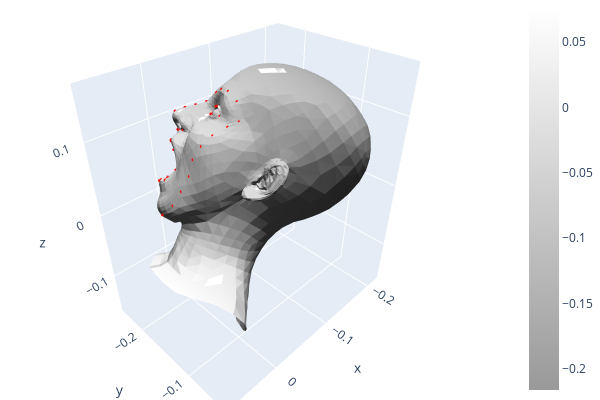

Notebook source saved alongside this figure:
### Code cell
shape_params=np.random.rand(1,100)
pose_params = np.array([[1, 0, 1, np.random.rand(1)[0],0,0]])
expression_params = np.random.rand(1, 50)

mesh=generate_flame_mesh(shape_params,pose_params,expression_params,visualize=True)
